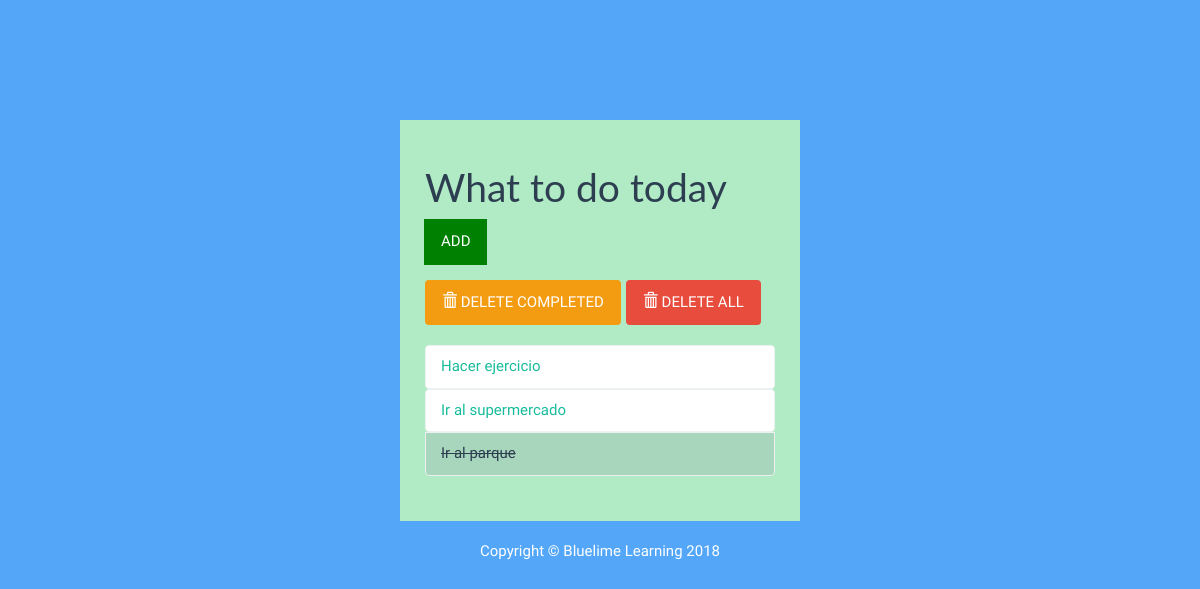
Before: / with the older database file.
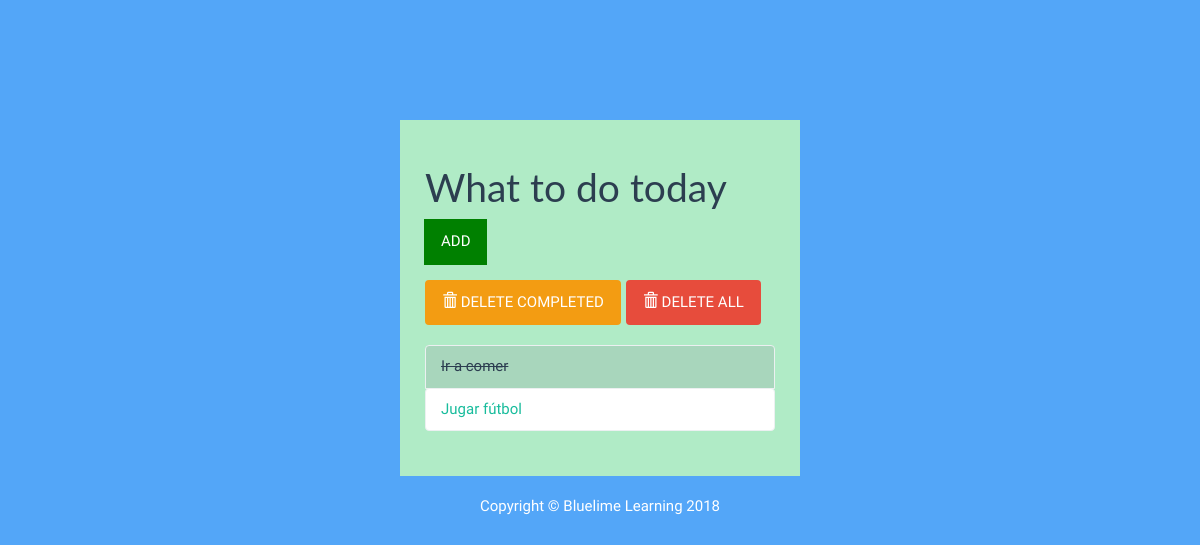
After: the same page with the newer database file.
### todolist/models.py (models this page shows, shortened)
class Todolist(models.Model):
    text = models.CharField(max_length=45)
    completed = models.BooleanField(default=False)

### todolist/views.py (the view)
# urls.py: path('', views.index, name='index'),
def index(request):
    todo_items = Todolist.objects.order_by('id')
    form = TodoListForm()
    context = {'todo_items' : todo_items, 'form' : form}
    return render(request,'todolist/index.html', context)

### todolist/templates/todolist/index.html (shortened to what this page needs)
{% load static %}
<!DOCTYPE html>
<html lang="en">
	<head>
		<link rel="stylesheet" href="{% static 'todolist/bs/css/flatly.min.css' %}" />
		<link rel="stylesheet" href="{% static 'todolist/styles.css' %}" />
	</head>
	<body>
		<div class="container-fluid" id="wrapper">
			<div class="row">
				<div class="col-lg-4 col-lg-offset-4" id="content">
					<h1>What to do today </h1>
					<form action="{% url 'add' %}" method="POST" role="form">
						<div class="form-group">
							<div class="input-group">
							  <span class="input-group-btn">
								  <button type="submit" class="btn btn-default" id="add-btn">ADD</button>
							  </span>
							</div>
						</div>
					</form>
					<div class="row t10">
						<div class="col-lg-12">
							<div class="btn-toolbar">
								<div class="btn-group">
									<a href="{% url 'deletecompleted' %}">
									<button type="button" class="btn btn-warning">
										<i class="glyphicon glyphicon-trash"></i> DELETE COMPLETED
									</button></a>
								</div>
								<div class="btn-group">
									<a href="{% url 'deleteall' %}">
									<button type="button" class="btn btn-danger">
										<i class="glyphicon glyphicon-trash"></i> DELETE ALL
									</button></a>
								</div>
							</div>
						</div>
					</div>
					<ul class="list-group t20">
						{% for todolist in todo_items %}
							{% if todolist.completed %}
							<li class="list-group-item todo-completed">{{todolist.text}}</li>
							{% else %}
							<a href="{% url 'completed' todolist.id %}"><li class="list-group-item">{{todolist.text}}</li></a>
							{% endif %}
						{% endfor %}
					</ul>
				</div>
			</div>
			<footer>
				<div class="row pad">
					<div class="col-lg-12 text-center">
						Copyright &copy; Bluelime Learning 2018
					</div>
				</div>
			</footer>
		</div>
	</body>
</html>

### todolist/static/todolist/styles.css (style rules this page uses)
body { background: #53a6f8; font-family: 'Oswald', 'Futura', sans-serif; }
#wrapper { margin-top: 10% !important; }
#content { background:#b0ebc6; padding: 25px; }
.t10 { margin-top: 10px; }
.t20 { margin-top: 20px; }
.todo-completed { text-decoration: line-through; background: rgba(149, 165, 166, .3); }
footer { margin-top: 20px; color: white; }
#add-btn { background-color:green; border-color:green; }

Changed rows visible on the page:
removed Todolist: text "Hacer ejercicio"
removed Todolist: text "Ir al supermercado"
removed Todolist: text "Ir al parque"
added Todolist: text "Ir a comer"
added Todolist: text "Jugar fútbol"
